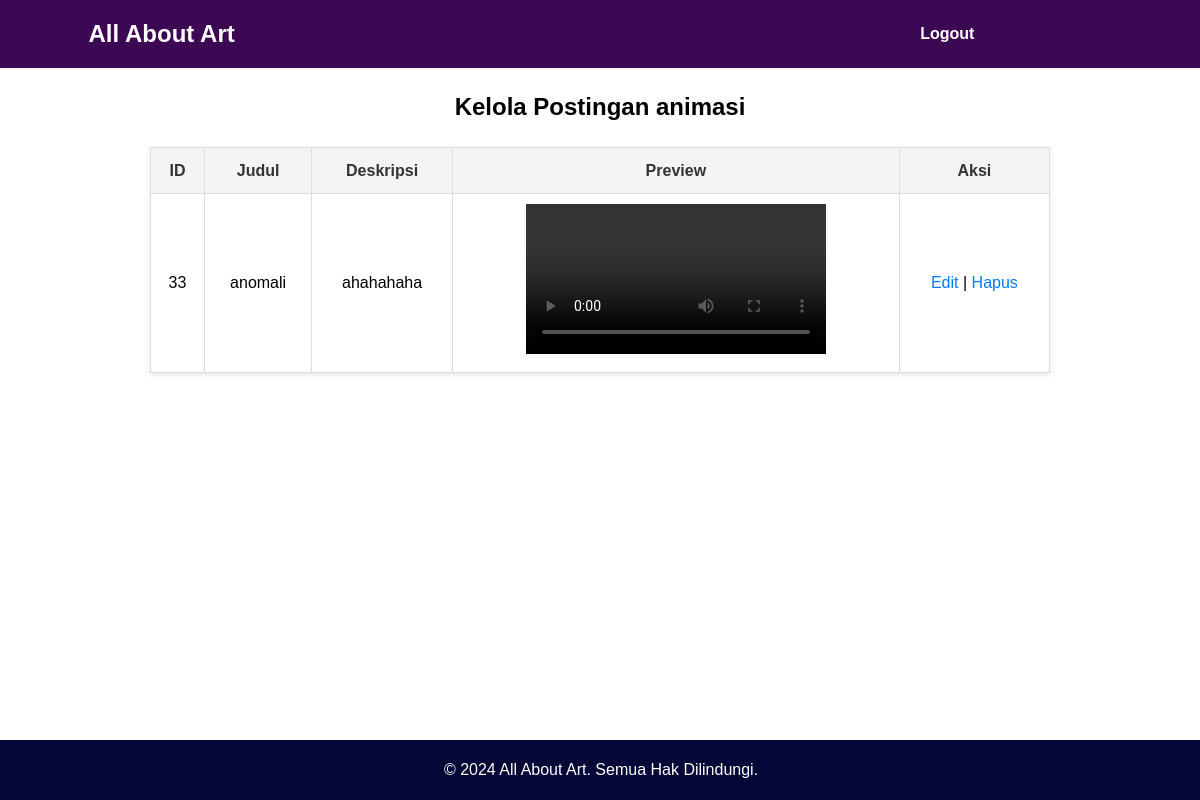
The app's page /manage_animasi.php with its own data.
### tables this page shows
CREATE TABLE `post_media` (
  `id_post_media` int(11) NOT NULL,
  `id_post` int(11) NOT NULL,
  `media_file` varchar(255) NOT NULL
);

CREATE TABLE `post` (
  `id_post` int(11) NOT NULL,
  `created_by_user_id` int(11) NOT NULL,
  `created_datetime` datetime NOT NULL DEFAULT current_timestamp(),
  `caption_post` text NOT NULL,
  `name_post` varchar(50) NOT NULL,
  `harga_post` int(11) NOT NULL
);

### manage_animasi.php (the view, shortened to what this page needs)
<?php
$hostname = "localhost";
$username = "root";
$password = "taqin2345";
$database_name = "allaboutartv2";
$db = mysqli_connect($hostname, $username, $password, $database_name);
$result = $db->query("SELECT post.id_post, post.name_post, post.caption_post, post_media.media_file FROM post_media INNER JOIN post ON post_media.id_post=post.id_post WHERE media_file LIKE '%animasi%'");
?>
<!DOCTYPE html>
<html lang="en">
<head>
</head>
<body>
    <header>
        <nav>
            <h1><a href="index.php">All About Art</a></h1>
            <a></a>
            <a></a>
            <a></a>
            <a></a>
            <a href="logout_admin.php">Logout</a>
            <a><?php echo $user_name ?></a>
        </nav>
    </header>
    <h2>Kelola Postingan animasi</h2>
    <table>
        <thead>
            <tr>
                <th>ID</th>
                <th>Judul</th>
                <th>Deskripsi</th>
                <th>Preview</th>
                <th>Aksi</th>
            </tr>
        </thead>
        <tbody>
            <?php while ($row = $result->fetch_assoc()): ?>
                <tr>
                    <td><?= $row['id_post'] ?></td>
                    <td><?= $row['name_post'] ?></td>
                    <td><?= $row['caption_post'] ?></td>
                    <td><video controls>
                            <source src="AllAboutArtv2/dbpost/dbanimasi/<?php echo $row['media_file']; ?>">
                        </video></td>
                    <td>
                        <a href="?edit=<?= $row['id_post'] ?>">Edit</a> |
                        <a href="?delete=<?= $row['id_post'] ?>" onclick="return confirm('Apakah ngana yakin?')">Hapus</a>
                    </td>
                </tr>
            <?php endwhile; ?>
        </tbody>
    </table>
    <footer>
        <p>&copy; 2024 All About Art. Semua Hak Dilindungi.</p>
    </footer>
</body>
</html>

### manage_animasi.php (style rules this page uses)
body { font-family: 'Montserrat', sans-serif; margin: 0; line-height: 1.6; }
header { background-color: #3C0753; padding: 15px 20px; position: relative; }
nav { display: flex; justify-content: space-around; align-items: center; }
h1 { color: white; margin: 0; }
nav a { text-decoration: none; color: #fff; font-weight: bold; padding: 5px 5px; border-radius: 5px; transition: background-color 0.3s ease; }
h2 { text-align: center; }
table { width: 75%; border-collapse: collapse; margin-top: 20px; margin-left: auto; margin-right: auto; box-shadow: 0 2px 5px rgba(0, 0, 0, 0.1); background-color: white; }
table, th, td { border: 1px solid #ddd; }
th { background-color: #f4f4f4; color: #333; font-weight: bold; }
th, td { padding: 10px; text-align: center; }
a { color: #007bff; text-decoration: none; }
footer { background-color: #030637; color: white; text-align: center; padding: 1px; margin-top: 40px; width: 100%; bottom: 0; position: fixed; }

### records on screen
post_media: id_post.id_post "33", id_post.name_post "anomali", id_post.caption_post "ahahahaha"
